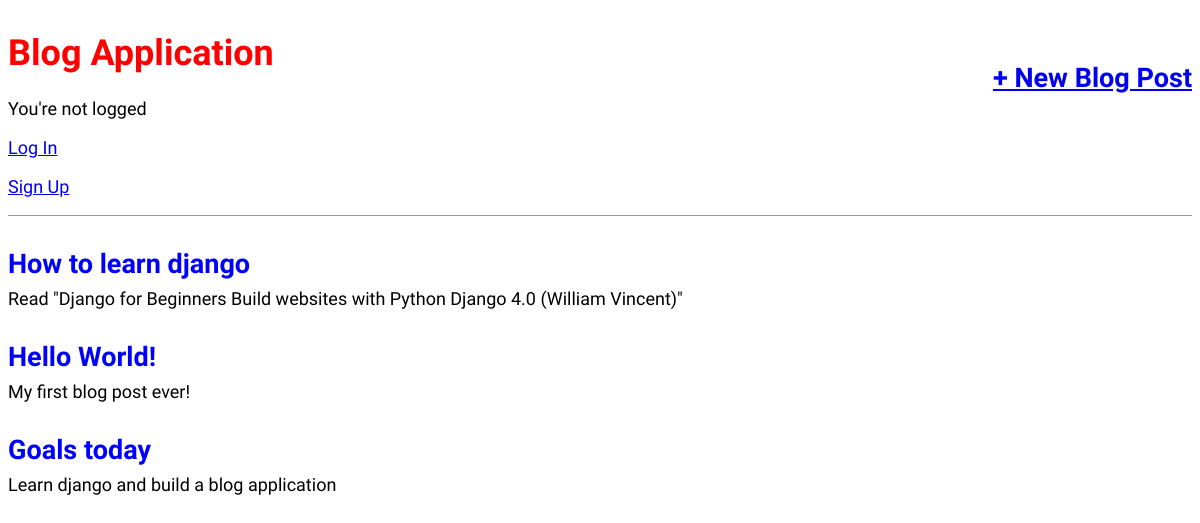
/, run on an earlier commit of the app's database.
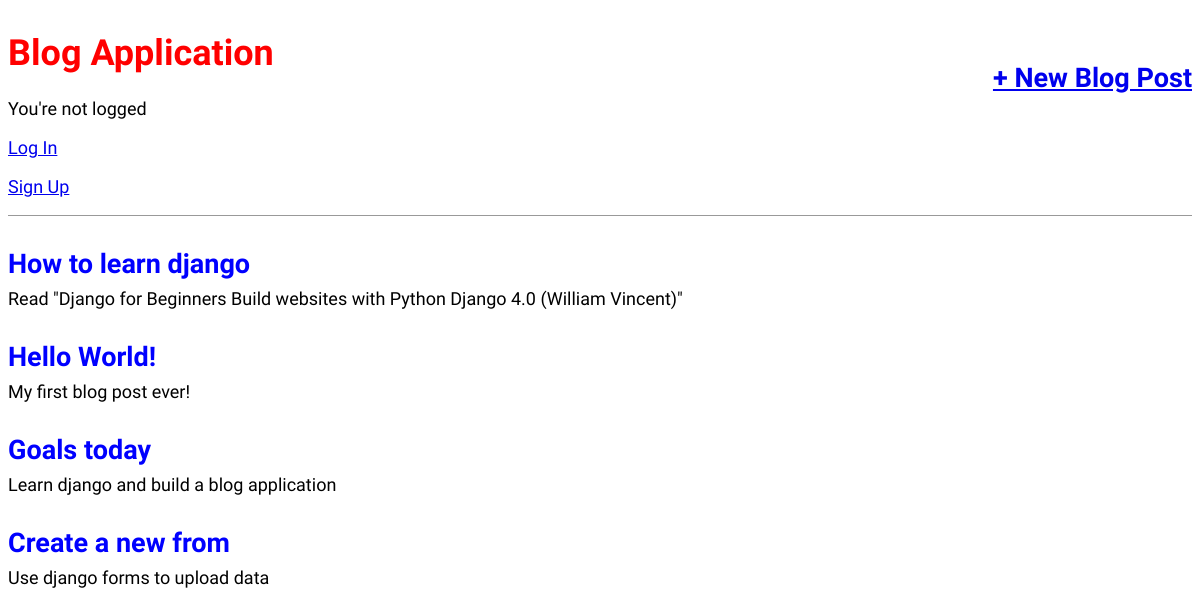
And on a later commit of the database.
### blog/models.py (models this page shows, shortened)
class Post(models.Model):
    title = models.CharField(max_length=200)
    author = models.ForeignKey(
        "auth.user",
        on_delete=models.CASCADE,
    )
    body = models.TextField()

### blog/views.py (the view)
# urls.py: path("", BlogListView.as_view(), name="home"),
class BlogListView(ListView):
    model = Post
    template_name = "home.html"

### templates/home.html (shortened to what this page needs)
{% extends 'base.html' %}
{% block content %}
{% for post in post_list %}
<div class="post-entry">
    <h2> <a href="{% url 'post_detail' post.pk %}">{{ post.title }}</a></h2>
    <p>{{ post.body }}</p>
</div>
{% endfor %}
{% endblock content %}

### templates/base.html (shortened to what this page needs)
{% load static %}
<!DOCTYPE html>
<html lang="en">
<head>
    <link rel="stylesheet" href="{% static 'css/base.css' %}" />
</head>
<body>
    <header>
        <div class="nav-left">
            <h1>
                <a href="{% url 'home' %}">
                    Blog Application
                </a>
            </h1>
            {% if user.is_authenticated %}
            <p>Hello, {{ user.username }}!</p>
            <p><a href="{% url 'logout' %}">Log out</a></p>
            {% else %}
            <p>You're not logged</p>
            <p><a href="{% url 'login' %}">Log In</a></p>
            <p><a href="{% url 'signup' %}">Sign Up</a></p>
            {% endif %}
        </div>
        <div class="nav-right">
            <h2>
                <a href="{% url 'post_new' %}">+ New Blog Post</a>
            </h2>
        </div>
    </header>
    <div>
        {% block content %}
        {% endblock content %}
    </div>
</body>
</html>

### static/css/base.css (style rules this page uses)
body { font-family: 'Source Sans Pro', sans-serif; font-size: 18px; }
header { border-bottom: 1px solid #999; margin-bottom: 2rem; display: flex; }
header h1 a { color: red; text-decoration: none; }
.nav-left { margin-right: auto; }
.nav-right { display: flex; padding-top: 2rem; }
.post-entry { margin-bottom: 2rem; }
.post-entry h2 { margin: 0.5rem 0; }
.post-entry h2 a, .post-entry h2 a:visited { color: blue; text-decoration: none; }
.post-entry p { margin: 0; font-weight: 400; }

What changed in the data, as far as the page shows it:
added Post: title "Create a new from", body "Use django forms to upload data"
